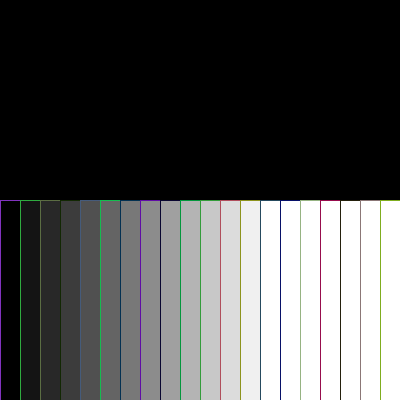
Frame 1 (no input)
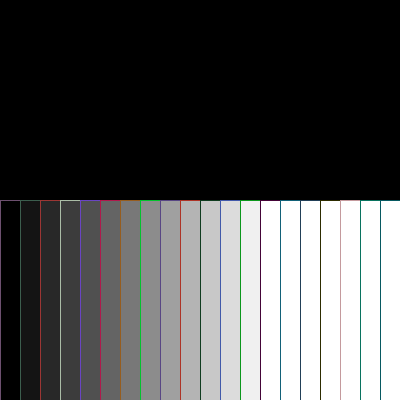
Frame 60 (the mouse pressed at the canvas centre just before this capture)
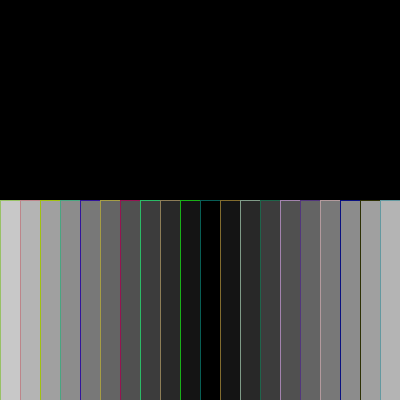
Frame 120 (the mouse held since frame 60 and released just before this capture)

The Processing sketch that drew these frames (run headless with seeded random() and noise(); from frame 60 on, the mouse is pressed at the canvas centre):

// Processing sketch: processing_53277
// ── processing_53277.pde

//assignment #8
// Mi Jin Hwang copyright 2012
//press any key to change colors
//drag mouse to move the loops at the bottom 

void setup () {
background (0);
size (400, 400);

}

void draw () {
float w = 10;

    if (keyPressed == true)
  {
    strokeWeight (10);
    int e = 200;
    fill (random (200), random (200), random (200));
    ellipse (e, 100, width*0.1, height*0.1);
    ellipse (e*1.2, 100, width*0.1, height*0.1);
    ellipse (e*0.8, 100, width*0.1, height*0.1);
    ellipse (e*0.4, 100, width*0.1, height*0.1);
    ellipse (e*1.4, 100, width*0.1, height*0.1);
    ellipse (e*0.6, 100, width*0.1, height*0.1);
    ellipse (e*1.6, 100, width*0.1, height*0.1);
    stroke (40);
    e+= 5; }
    
    int i = 0;
  while (i < width) {
    float distance = abs(mouseX - i); 
    fill(distance);
    stroke (random (200), random (200), random (200));     
    rect(i,200,width,height);
    i += 20;
  }
}
